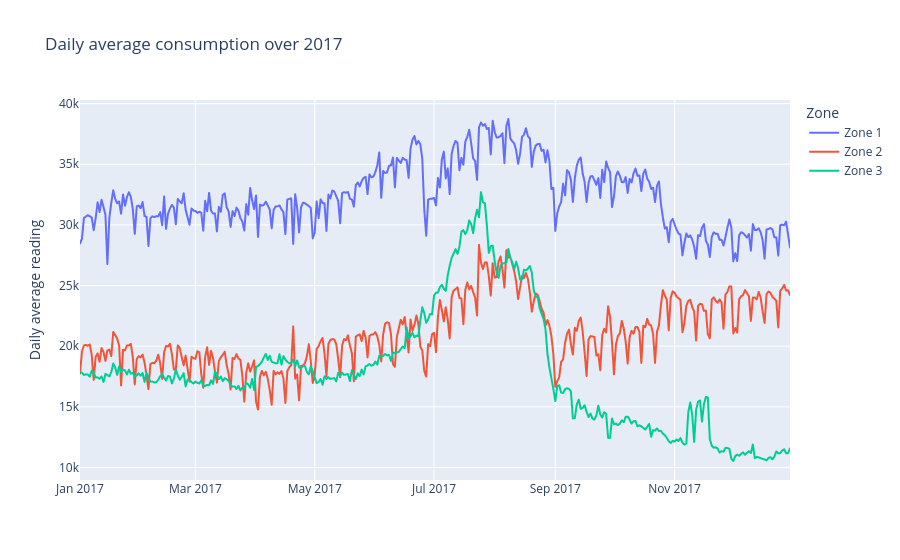

The code cell stored with this chart in its notebook:
### Code cell
fig = px.line(daily.rename(columns=labels).reset_index(), x="Date", y=["Zone 1","Zone 2","Zone 3"],
              title="Daily average consumption over 2017")
fig.update_layout(xaxis_title="", yaxis_title="Daily average reading", legend_title="Zone")
fig.write_html("visuals/daily_trend.html")
fig.show()

### Figure 1 — Plotly figure (JSON) as saved in the notebook; plotly's stock layout.template omitted (floating-point values rounded to 4 significant figures; data arrays with more than 128 entries replaced by an {"elided": "..."} marker saying what was removed)
{"data": [{"hovertemplate": "variable=Zone 1<br>Date=%{x}<br>value=%{y}<extra></extra>", "legendgroup": "Zone 1", "line": {"color": "#636efa", "dash": "solid"}, "marker": {"symbol": "circle"}, "mode": "lines", "name": "Zone 1", "showlegend": true, "type": "scattergl", "x": {"elided": "364 str values"}, "xaxis": "x", "y": {"elided": "364 float values"}, "yaxis": "y"}, {"hovertemplate": "variable=Zone 2<br>Date=%{x}<br>value=%{y}<extra></extra>", "legendgroup": "Zone 2", "line": {"color": "#EF553B", "dash": "solid"}, "marker": {"symbol": "circle"}, "mode": "lines", "name": "Zone 2", "showlegend": true, "type": "scattergl", "x": {"elided": "364 str values"}, "xaxis": "x", "y": {"elided": "364 float values"}, "yaxis": "y"}, {"hovertemplate": "variable=Zone 3<br>Date=%{x}<br>value=%{y}<extra></extra>", "legendgroup": "Zone 3", "line": {"color": "#00cc96", "dash": "solid"}, "marker": {"symbol": "circle"}, "mode": "lines", "name": "Zone 3", "showlegend": true, "type": "scattergl", "x": {"elided": "364 str values"}, "xaxis": "x", "y": {"elided": "364 float values"}, "yaxis": "y"}], "layout": {"legend": {"title": {"text": "Zone"}, "tracegroupgap": 0}, "title": {"text": "Daily average consumption over 2017"}, "xaxis": {"anchor": "y", "domain": [0, 1], "title": {"text": ""}}, "yaxis": {"anchor": "x", "domain": [0, 1], "title": {"text": "Daily average reading"}}}}
